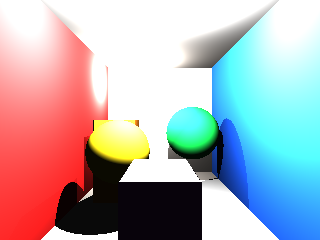

Generate this figure with Python:
﻿import math
from dataclasses import dataclass
import numpy as np
from PIL import Image

def normalize(v): #Нормализация вектора
    n = math.sqrt(v[0] * v[0] + v[1] * v[1] + v[2] * v[2])
    if n == 0.0:
        return v
    return v / n

@dataclass
class Material:
    color: np.ndarray  #основной цвет
    diffuse: float     #сила матового отражения от источников
    ambient: float     #фоновое освещение

@dataclass
class Light:
    position: np.ndarray
    color: np.ndarray
    intensity: float 


class Sphere:
    def __init__(self, center, radius, material):
        self.center = np.array(center, dtype=np.float32)
        self.radius = float(radius)
        self.material = material

    def intersect(self, origin, direction): #есть формула пересечения луча и сферы, 
                                            #решаем квадратное уравнение и берем ближайший 
                                            #положительный корень (o + t d - c)^2 = r^2
                                            #получаю t, если >0 то луч попал
        oc = origin - self.center
        b = np.dot(oc, direction)
        c = np.dot(oc, oc) - self.radius * self.radius
        disc = b * b - c
        if disc < 0.0:
            return None
        sqrt_disc = math.sqrt(disc)

        t1 = -b - sqrt_disc
        t2 = -b + sqrt_disc

        t = None
        eps = 1e-4
        if t1 > eps:
            t = t1
        elif t2 > eps:
            t = t2
        else:
            return None

        hit_point = origin + t * direction
        normal = normalize(hit_point - self.center)
        return t, hit_point, normal, self.material


class Box: 
    def __init__(self, min_corner, max_corner, material):
        self.min = np.array(min_corner, dtype=np.float32)
        self.max = np.array(max_corner, dtype=np.float32)
        self.material = material

    def intersect(self, origin, direction):
        tmin = -1e9
        tmax = 1e9

        for i in range(3):
            if abs(direction[i]) < 1e-6:
                if origin[i] < self.min[i] or origin[i] > self.max[i]:# луч параллелен; если вне интервала — промах
                    return None
            else:
                t1 = (self.min[i] - origin[i]) / direction[i]
                t2 = (self.max[i] - origin[i]) / direction[i]
                if t1 > t2:
                    t1, t2 = t2, t1
                if t1 > tmin:
                    tmin = t1       #Луч пересекает коробку, если есть общее пересечение всех трёх интервалов
                                    #tmin = max(tx_min, ty_min, tz_min)
                                    #tmax = min(tx_max, ty_max, tz_max)
                if t2 < tmax:
                    tmax = t2
                if tmax < tmin:
                    return None

        eps = 1e-4
        if tmax < eps:
            return None

        t_hit = tmin if tmin > eps else tmax
        if t_hit < eps:
            return None

        hit_point = origin + t_hit * direction

        n = np.zeros(3, dtype=np.float32) # Определяем нормаль по тому, к какой грани ближе всего
        if abs(hit_point[0] - self.min[0]) < 1e-3:
            n = np.array([-1.0, 0.0, 0.0], dtype=np.float32)
        elif abs(hit_point[0] - self.max[0]) < 1e-3:
            n = np.array([1.0, 0.0, 0.0], dtype=np.float32)
        elif abs(hit_point[1] - self.min[1]) < 1e-3:
            n = np.array([0.0, -1.0, 0.0], dtype=np.float32)
        elif abs(hit_point[1] - self.max[1]) < 1e-3:
            n = np.array([0.0, 1.0, 0.0], dtype=np.float32)
        elif abs(hit_point[2] - self.min[2]) < 1e-3:
            n = np.array([0.0, 0.0, -1.0], dtype=np.float32)
        else:
            n = np.array([0.0, 0.0, 1.0], dtype=np.float32)

        return t_hit, hit_point, n, self.material


class PlaneRect: #тсена комнаты
    def __init__(self, axis, k, min1, max1, min2, max2, normal, material):
        self.axis = axis
        self.k = float(k)
        self.min1 = float(min1)
        self.max1 = float(max1)
        self.min2 = float(min2)
        self.max2 = float(max2)
        self.normal = normalize(np.array(normal, dtype=np.float32))
        self.material = material

    def intersect(self, origin, direction):
        eps = 1e-4

        if self.axis == 'x':
            if abs(direction[0]) < 1e-6:
                return None
            t = (self.k - origin[0]) / direction[0]
            if t <= eps:
                return None
            hit = origin + t * direction
            y, z = hit[1], hit[2]
            if self.min1 <= y <= self.max1 and self.min2 <= z <= self.max2:
                return t, hit, self.normal, self.material
            return None

        if self.axis == 'y':
            if abs(direction[1]) < 1e-6:
                return None
            t = (self.k - origin[1]) / direction[1]
            if t <= eps:
                return None
            hit = origin + t * direction
            x, z = hit[0], hit[2]
            if self.min1 <= x <= self.max1 and self.min2 <= z <= self.max2:
                return t, hit, self.normal, self.material
            return None

        if self.axis == 'z':
            if abs(direction[2]) < 1e-6:
                return None
            t = (self.k - origin[2]) / direction[2]
            if t <= eps:
                return None
            hit = origin + t * direction
            x, y = hit[0], hit[1]
            if self.min1 <= x <= self.max1 and self.min2 <= y <= self.max2:
                return t, hit, self.normal, self.material
            return None

        return None


def trace_ray(origin, direction, objects): #перебираем все объекты и вызываем intersect длшя каждого
    closest_t = 1e9
    hit_point = None
    hit_normal = None
    hit_material = None

    for obj in objects:
        res = obj.intersect(origin, direction)
        if res is None:
            continue
        t, p, n, m = res
        if t < closest_t:
            closest_t = t
            hit_point = p
            hit_normal = n
            hit_material = m

    if hit_point is None:
        return None
    return hit_point, hit_normal, hit_material

#Если по пути до лампы луч врезается хоть во что-то 
#→ свет закрыт → точка в тени от этого источника
def is_in_shadow(point, light_dir, max_dist, objects):
    shadow_origin = point + light_dir * 1e-4
    for obj in objects:
        res = obj.intersect(shadow_origin, light_dir)
        if res is None:
            continue
        t, _, _, _ = res
        if 1e-4 < t < max_dist:
            return True
    return False


def shade(point, normal, material, lights, objects): #цвет точки
    color = material.color * material.ambient

    for light in lights:
        to_light = light.position - point #считаем направление и расстояние
        dist = math.sqrt(np.dot(to_light, to_light))
        l_dir = to_light / dist

        ndotl = np.dot(normal, l_dir)
        if ndotl <= 0.0: #сли свет сзади → ноль
            continue

        if is_in_shadow(point, l_dir, dist, objects): #если другой объект закрывает свет → ноль
            continue

        #чем ближе и чем перпендикулярнее — тем ярче
        atten = light.intensity / (dist * dist)
        diffuse = material.diffuse * ndotl * atten
        color += material.color * light.color * diffuse

    return np.clip(color, 0.0, 1.0)


def render():
    width = 320
    height = 240
    aspect = width / float(height)

    fov = math.radians(60.0)
    scale = math.tan(fov * 0.5)

    cam_pos = np.array([0.0, 0.0, 0.0], dtype=np.float32) # Камера в начале координат

    red_wall   = Material(np.array([0.8, 0.1, 0.1], dtype=np.float32), diffuse=0.7, ambient=0.15)
    blue_wall  = Material(np.array([0.1, 0.3, 0.8], dtype=np.float32), diffuse=0.7, ambient=0.15)
    gray_wall  = Material(np.array([0.75, 0.75, 0.75], dtype=np.float32), diffuse=0.7, ambient=0.2)

    yellow_mat = Material(np.array([0.9, 0.8, 0.1], dtype=np.float32), diffuse=0.8, ambient=0.1)
    green_mat  = Material(np.array([0.1, 0.8, 0.3], dtype=np.float32), diffuse=0.8, ambient=0.1)
    purple_mat = Material(np.array([0.7, 0.3, 0.9], dtype=np.float32), diffuse=0.8, ambient=0.1)
    orange_mat = Material(np.array([0.9, 0.5, 0.1], dtype=np.float32), diffuse=0.8, ambient=0.1)

    objects = [] # Стены комнаты: куб [-1,1] x [-1,1] x [0,4]

    objects.append(PlaneRect(
        axis='x', k=-1.0,
        min1=-1.0, max1=1.0,
        min2=0.0, max2=4.0,
        normal=[1.0, 0.0, 0.0],
        material=red_wall
    ))

    objects.append(PlaneRect(
        axis='x', k=1.0,
        min1=-1.0, max1=1.0,
        min2=0.0, max2=4.0,
        normal=[-1.0, 0.0, 0.0],
        material=blue_wall
    ))

    objects.append(PlaneRect(
        axis='y', k=-1.0,
        min1=-1.0, max1=1.0,
        min2=0.0, max2=4.0,
        normal=[0.0, 1.0, 0.0],
        material=gray_wall
    ))

    objects.append(PlaneRect(
        axis='y', k=1.0,
        min1=-1.0, max1=1.0,
        min2=0.0, max2=4.0,
        normal=[0.0, -1.0, 0.0],
        material=gray_wall
    ))

    objects.append(PlaneRect(
        axis='z', k=4.0,
        min1=-1.0, max1=1.0,
        min2=-1.0, max2=1.0,
        normal=[0.0, 0.0, -1.0],
        material=gray_wall
    ))

    #2 шара + 2 куба
    objects.append(Sphere(center=[-0.4, -0.7, 2.0], radius=0.3, material=yellow_mat))
    objects.append(Sphere(center=[0.5, -0.6, 3.0], radius=0.4, material=green_mat))

    objects.append(Box(min_corner=[-0.2, -1.0, 1.0],
                       max_corner=[0.2, -0.3, 1.6],
                       material=purple_mat))

    objects.append(Box(min_corner=[-0.8, -1.0, 2.5],
                       max_corner=[-0.3, 0.0, 3.0],
                       material=orange_mat))

    # Источники света
    lights = [
        Light(position=np.array([0.0, 0.9, 1.5], dtype=np.float32),
            color=np.array([1.0, 1.0, 1.0], dtype=np.float32),
            intensity=2.0),
        Light(position=np.array([-0.6, 0.7, 3.5], dtype=np.float32),
            color=np.array([1.0, 0.95, 0.9], dtype=np.float32),
            intensity=1.0),
    ]
    img = np.zeros((height, width, 3), dtype=np.float32)


    # Трассировка
    for y in range(height):
        ndc_y = 1.0 - 2.0 * (y + 0.5) / float(height)  # от +1 (верх) до -1 (низ)
        for x in range(width):
            ndc_x = 2.0 * (x + 0.5) / float(width) - 1.0  # от -1 до +1

            px = ndc_x * aspect * scale
            py = ndc_y * scale
            direction = normalize(np.array([px, py, 1.0], dtype=np.float32))

            hit = trace_ray(cam_pos, direction, objects)
            if hit is None:
                # фон — чёрный
                continue

            point, normal, material = hit
            color = shade(point, normal, material, lights, objects)
            img[y, x, :] = color

    #Конвертация и сохранение
    img_uint8 = (np.clip(img, 0.0, 1.0) * 255).astype(np.uint8)
    image = Image.fromarray(img_uint8, mode="RGB")
    image.save("cornell.png")
    print("Готово: сохранено в cornell.png")


if __name__ == "__main__":
    render()
